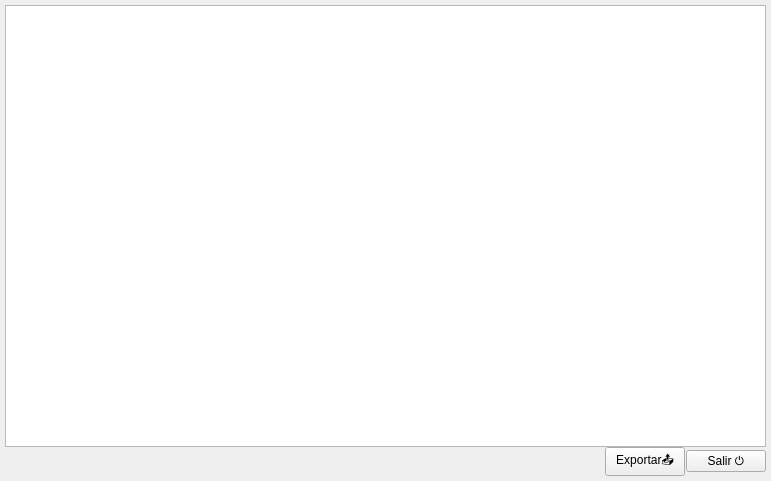
<?xml version="1.0" encoding="UTF-8"?>
<ui version="4.0">
 <class>Form</class>
 <widget class="QWidget" name="Form">
  <property name="windowModality">
   <enum>Qt::WindowModal</enum>
  </property>
  <property name="geometry">
   <rect>
    <x>0</x>
    <y>0</y>
    <width>771</width>
    <height>481</height>
   </rect>
  </property>
  <property name="windowTitle">
   <string>Selección</string>
  </property>
  <layout class="QVBoxLayout" name="verticalLayout_2">
   <property name="spacing">
    <number>1</number>
   </property>
   <property name="leftMargin">
    <number>5</number>
   </property>
   <property name="topMargin">
    <number>5</number>
   </property>
   <property name="rightMargin">
    <number>5</number>
   </property>
   <property name="bottomMargin">
    <number>5</number>
   </property>
   <item>
    <layout class="QVBoxLayout" name="verticalLayout">
     <property name="spacing">
      <number>0</number>
     </property>
     <item>
      <layout class="QHBoxLayout" name="horizontalLayout_2">
       <item>
        <widget class="QTableWidget" name="tblListado">
         <property name="frameShadow">
          <enum>QFrame::Plain</enum>
         </property>
         <property name="sizeAdjustPolicy">
          <enum>QAbstractScrollArea::AdjustToContents</enum>
         </property>
         <property name="editTriggers">
          <set>QAbstractItemView::NoEditTriggers</set>
         </property>
         <property name="alternatingRowColors">
          <bool>true</bool>
         </property>
         <property name="selectionBehavior">
          <enum>QAbstractItemView::SelectRows</enum>
         </property>
         <property name="sortingEnabled">
          <bool>true</bool>
         </property>
        </widget>
       </item>
      </layout>
     </item>
     <item>
      <layout class="QHBoxLayout" name="horizontalLayout" stretch="0,0,0">
       <property name="spacing">
        <number>1</number>
       </property>
       <item>
        <spacer name="horizontalSpacer">
         <property name="orientation">
          <enum>Qt::Horizontal</enum>
         </property>
         <property name="sizeHint" stdset="0">
          <size>
           <width>40</width>
           <height>20</height>
          </size>
         </property>
        </spacer>
       </item>
       <item>
        <widget class="QPushButton" name="cmdExportar">
         <property name="text">
          <string>Exportar📤</string>
         </property>
        </widget>
       </item>
       <item>
        <widget class="QPushButton" name="cmdSalir">
         <property name="text">
          <string>Salir ⏻</string>
         </property>
         <property name="shortcut">
          <string>Esc</string>
         </property>
        </widget>
       </item>
      </layout>
     </item>
    </layout>
   </item>
  </layout>
 </widget>
 <resources/>
 <connections/>
</ui>
